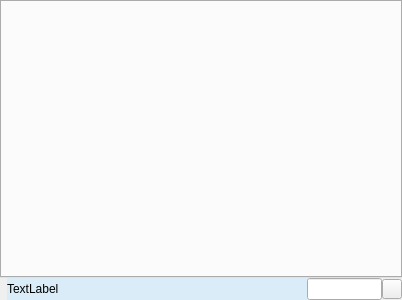
<?xml version="1.0" encoding="UTF-8"?>
<ui version="4.0">
 <class>FileExplorer</class>
 <widget class="QWidget" name="FileExplorer">
  <property name="geometry">
   <rect>
    <x>0</x>
    <y>0</y>
    <width>402</width>
    <height>300</height>
   </rect>
  </property>
  <property name="focusPolicy">
   <enum>Qt::ClickFocus</enum>
  </property>
  <property name="windowTitle">
   <string>Form</string>
  </property>
  <property name="locale">
   <locale language="English" country="UnitedStates"/>
  </property>
  <layout class="QGridLayout" name="gridLayout">
   <property name="margin">
    <number>0</number>
   </property>
   <property name="spacing">
    <number>0</number>
   </property>
   <item row="0" column="0">
    <layout class="QVBoxLayout" name="verticalLayout">
     <property name="spacing">
      <number>0</number>
     </property>
     <property name="sizeConstraint">
      <enum>QLayout::SetMaximumSize</enum>
     </property>
     <property name="bottomMargin">
      <number>0</number>
     </property>
     <item>
      <widget class="QTabWidget" name="tabWidgetFiles">
       <property name="sizePolicy">
        <sizepolicy hsizetype="Expanding" vsizetype="Expanding">
         <horstretch>0</horstretch>
         <verstretch>0</verstretch>
        </sizepolicy>
       </property>
       <property name="tabShape">
        <enum>QTabWidget::Rounded</enum>
       </property>
       <property name="currentIndex">
        <number>-1</number>
       </property>
       <property name="tabsClosable">
        <bool>true</bool>
       </property>
       <property name="movable">
        <bool>true</bool>
       </property>
      </widget>
     </item>
     <item>
      <layout class="QHBoxLayout" name="horizontalLayoutStatus">
       <property name="spacing">
        <number>0</number>
       </property>
       <property name="leftMargin">
        <number>7</number>
       </property>
       <property name="rightMargin">
        <number>0</number>
       </property>
       <item>
        <widget class="QLabel" name="labelStatus">
         <property name="sizePolicy">
          <sizepolicy hsizetype="Expanding" vsizetype="Preferred">
           <horstretch>0</horstretch>
           <verstretch>0</verstretch>
          </sizepolicy>
         </property>
         <property name="palette">
          <palette>
           <active>
            <colorrole role="WindowText">
             <brush brushstyle="SolidPattern">
              <color alpha="255">
               <red>0</red>
               <green>0</green>
               <blue>0</blue>
              </color>
             </brush>
            </colorrole>
            <colorrole role="Button">
             <brush brushstyle="SolidPattern">
              <color alpha="255">
               <red>217</red>
               <green>236</green>
               <blue>247</blue>
              </color>
             </brush>
            </colorrole>
            <colorrole role="Light">
             <brush brushstyle="SolidPattern">
              <color alpha="255">
               <red>255</red>
               <green>255</green>
               <blue>255</blue>
              </color>
             </brush>
            </colorrole>
            <colorrole role="Midlight">
             <brush brushstyle="SolidPattern">
              <color alpha="255">
               <red>236</red>
               <green>245</green>
               <blue>251</blue>
              </color>
             </brush>
            </colorrole>
            <colorrole role="Dark">
             <brush brushstyle="SolidPattern">
              <color alpha="255">
               <red>108</red>
               <green>118</green>
               <blue>123</blue>
              </color>
             </brush>
            </colorrole>
            <colorrole role="Mid">
             <brush brushstyle="SolidPattern">
              <color alpha="255">
               <red>145</red>
               <green>157</green>
               <blue>165</blue>
              </color>
             </brush>
            </colorrole>
            <colorrole role="Text">
             <brush brushstyle="SolidPattern">
              <color alpha="255">
               <red>0</red>
               <green>0</green>
               <blue>0</blue>
              </color>
             </brush>
            </colorrole>
            <colorrole role="BrightText">
             <brush brushstyle="SolidPattern">
              <color alpha="255">
               <red>255</red>
               <green>255</green>
               <blue>255</blue>
              </color>
             </brush>
            </colorrole>
            <colorrole role="ButtonText">
             <brush brushstyle="SolidPattern">
              <color alpha="255">
               <red>0</red>
               <green>0</green>
               <blue>0</blue>
              </color>
             </brush>
            </colorrole>
            <colorrole role="Base">
             <brush brushstyle="SolidPattern">
              <color alpha="255">
               <red>255</red>
               <green>255</green>
               <blue>255</blue>
              </color>
             </brush>
            </colorrole>
            <colorrole role="Window">
             <brush brushstyle="SolidPattern">
              <color alpha="255">
               <red>217</red>
               <green>236</green>
               <blue>247</blue>
              </color>
             </brush>
            </colorrole>
            <colorrole role="Shadow">
             <brush brushstyle="SolidPattern">
              <color alpha="255">
               <red>0</red>
               <green>0</green>
               <blue>0</blue>
              </color>
             </brush>
            </colorrole>
            <colorrole role="AlternateBase">
             <brush brushstyle="SolidPattern">
              <color alpha="255">
               <red>236</red>
               <green>245</green>
               <blue>251</blue>
              </color>
             </brush>
            </colorrole>
            <colorrole role="ToolTipBase">
             <brush brushstyle="SolidPattern">
              <color alpha="255">
               <red>255</red>
               <green>255</green>
               <blue>220</blue>
              </color>
             </brush>
            </colorrole>
            <colorrole role="ToolTipText">
             <brush brushstyle="SolidPattern">
              <color alpha="255">
               <red>0</red>
               <green>0</green>
               <blue>0</blue>
              </color>
             </brush>
            </colorrole>
           </active>
           <inactive>
            <colorrole role="WindowText">
             <brush brushstyle="SolidPattern">
              <color alpha="255">
               <red>0</red>
               <green>0</green>
               <blue>0</blue>
              </color>
             </brush>
            </colorrole>
            <colorrole role="Button">
             <brush brushstyle="SolidPattern">
              <color alpha="255">
               <red>217</red>
               <green>236</green>
               <blue>247</blue>
              </color>
             </brush>
            </colorrole>
            <colorrole role="Light">
             <brush brushstyle="SolidPattern">
              <color alpha="255">
               <red>255</red>
               <green>255</green>
               <blue>255</blue>
              </color>
             </brush>
            </colorrole>
            <colorrole role="Midlight">
             <brush brushstyle="SolidPattern">
              <color alpha="255">
               <red>236</red>
               <green>245</green>
               <blue>251</blue>
              </color>
             </brush>
            </colorrole>
            <colorrole role="Dark">
             <brush brushstyle="SolidPattern">
              <color alpha="255">
               <red>108</red>
               <green>118</green>
               <blue>123</blue>
              </color>
             </brush>
            </colorrole>
            <colorrole role="Mid">
             <brush brushstyle="SolidPattern">
              <color alpha="255">
               <red>145</red>
               <green>157</green>
               <blue>165</blue>
              </color>
             </brush>
            </colorrole>
            <colorrole role="Text">
             <brush brushstyle="SolidPattern">
              <color alpha="255">
               <red>0</red>
               <green>0</green>
               <blue>0</blue>
              </color>
             </brush>
            </colorrole>
            <colorrole role="BrightText">
             <brush brushstyle="SolidPattern">
              <color alpha="255">
               <red>255</red>
               <green>255</green>
               <blue>255</blue>
              </color>
             </brush>
            </colorrole>
            <colorrole role="ButtonText">
             <brush brushstyle="SolidPattern">
              <color alpha="255">
               <red>0</red>
               <green>0</green>
               <blue>0</blue>
              </color>
             </brush>
            </colorrole>
            <colorrole role="Base">
             <brush brushstyle="SolidPattern">
              <color alpha="255">
               <red>255</red>
               <green>255</green>
               <blue>255</blue>
              </color>
             </brush>
            </colorrole>
            <colorrole role="Window">
             <brush brushstyle="SolidPattern">
              <color alpha="255">
               <red>217</red>
               <green>236</green>
               <blue>247</blue>
              </color>
             </brush>
            </colorrole>
            <colorrole role="Shadow">
             <brush brushstyle="SolidPattern">
              <color alpha="255">
               <red>0</red>
               <green>0</green>
               <blue>0</blue>
              </color>
             </brush>
            </colorrole>
            <colorrole role="AlternateBase">
             <brush brushstyle="SolidPattern">
              <color alpha="255">
               <red>236</red>
               <green>245</green>
               <blue>251</blue>
              </color>
             </brush>
            </colorrole>
            <colorrole role="ToolTipBase">
             <brush brushstyle="SolidPattern">
              <color alpha="255">
               <red>255</red>
               <green>255</green>
               <blue>220</blue>
              </color>
             </brush>
            </colorrole>
            <colorrole role="ToolTipText">
             <brush brushstyle="SolidPattern">
              <color alpha="255">
               <red>0</red>
               <green>0</green>
               <blue>0</blue>
              </color>
             </brush>
            </colorrole>
           </inactive>
           <disabled>
            <colorrole role="WindowText">
             <brush brushstyle="SolidPattern">
              <color alpha="255">
               <red>108</red>
               <green>118</green>
               <blue>123</blue>
              </color>
             </brush>
            </colorrole>
            <colorrole role="Button">
             <brush brushstyle="SolidPattern">
              <color alpha="255">
               <red>217</red>
               <green>236</green>
               <blue>247</blue>
              </color>
             </brush>
            </colorrole>
            <colorrole role="Light">
             <brush brushstyle="SolidPattern">
              <color alpha="255">
               <red>255</red>
               <green>255</green>
               <blue>255</blue>
              </color>
             </brush>
            </colorrole>
            <colorrole role="Midlight">
             <brush brushstyle="SolidPattern">
              <color alpha="255">
               <red>236</red>
               <green>245</green>
               <blue>251</blue>
              </color>
             </brush>
            </colorrole>
            <colorrole role="Dark">
             <brush brushstyle="SolidPattern">
              <color alpha="255">
               <red>108</red>
               <green>118</green>
               <blue>123</blue>
              </color>
             </brush>
            </colorrole>
            <colorrole role="Mid">
             <brush brushstyle="SolidPattern">
              <color alpha="255">
               <red>145</red>
               <green>157</green>
               <blue>165</blue>
              </color>
             </brush>
            </colorrole>
            <colorrole role="Text">
             <brush brushstyle="SolidPattern">
              <color alpha="255">
               <red>108</red>
               <green>118</green>
               <blue>123</blue>
              </color>
             </brush>
            </colorrole>
            <colorrole role="BrightText">
             <brush brushstyle="SolidPattern">
              <color alpha="255">
               <red>255</red>
               <green>255</green>
               <blue>255</blue>
              </color>
             </brush>
            </colorrole>
            <colorrole role="ButtonText">
             <brush brushstyle="SolidPattern">
              <color alpha="255">
               <red>108</red>
               <green>118</green>
               <blue>123</blue>
              </color>
             </brush>
            </colorrole>
            <colorrole role="Base">
             <brush brushstyle="SolidPattern">
              <color alpha="255">
               <red>217</red>
               <green>236</green>
               <blue>247</blue>
              </color>
             </brush>
            </colorrole>
            <colorrole role="Window">
             <brush brushstyle="SolidPattern">
              <color alpha="255">
               <red>217</red>
               <green>236</green>
               <blue>247</blue>
              </color>
             </brush>
            </colorrole>
            <colorrole role="Shadow">
             <brush brushstyle="SolidPattern">
              <color alpha="255">
               <red>0</red>
               <green>0</green>
               <blue>0</blue>
              </color>
             </brush>
            </colorrole>
            <colorrole role="AlternateBase">
             <brush brushstyle="SolidPattern">
              <color alpha="255">
               <red>217</red>
               <green>236</green>
               <blue>247</blue>
              </color>
             </brush>
            </colorrole>
            <colorrole role="ToolTipBase">
             <brush brushstyle="SolidPattern">
              <color alpha="255">
               <red>255</red>
               <green>255</green>
               <blue>220</blue>
              </color>
             </brush>
            </colorrole>
            <colorrole role="ToolTipText">
             <brush brushstyle="SolidPattern">
              <color alpha="255">
               <red>0</red>
               <green>0</green>
               <blue>0</blue>
              </color>
             </brush>
            </colorrole>
           </disabled>
          </palette>
         </property>
         <property name="autoFillBackground">
          <bool>true</bool>
         </property>
         <property name="text">
          <string>TextLabel</string>
         </property>
        </widget>
       </item>
       <item>
        <widget class="QLineEdit" name="lineEditQuickFilter">
         <property name="maximumSize">
          <size>
           <width>75</width>
           <height>16777215</height>
          </size>
         </property>
        </widget>
       </item>
       <item>
        <widget class="QPushButton" name="pushButtonQuickFilter">
         <property name="minimumSize">
          <size>
           <width>20</width>
           <height>20</height>
          </size>
         </property>
         <property name="maximumSize">
          <size>
           <width>20</width>
           <height>20</height>
          </size>
         </property>
         <property name="palette">
          <palette>
           <active>
            <colorrole role="WindowText">
             <brush brushstyle="SolidPattern">
              <color alpha="255">
               <red>0</red>
               <green>0</green>
               <blue>0</blue>
              </color>
             </brush>
            </colorrole>
            <colorrole role="Text">
             <brush brushstyle="SolidPattern">
              <color alpha="255">
               <red>0</red>
               <green>0</green>
               <blue>0</blue>
              </color>
             </brush>
            </colorrole>
            <colorrole role="BrightText">
             <brush brushstyle="SolidPattern">
              <color alpha="255">
               <red>255</red>
               <green>255</green>
               <blue>255</blue>
              </color>
             </brush>
            </colorrole>
            <colorrole role="ButtonText">
             <brush brushstyle="SolidPattern">
              <color alpha="255">
               <red>0</red>
               <green>0</green>
               <blue>0</blue>
              </color>
             </brush>
            </colorrole>
            <colorrole role="Base">
             <brush brushstyle="SolidPattern">
              <color alpha="255">
               <red>255</red>
               <green>255</green>
               <blue>255</blue>
              </color>
             </brush>
            </colorrole>
            <colorrole role="ToolTipBase">
             <brush brushstyle="SolidPattern">
              <color alpha="255">
               <red>255</red>
               <green>255</green>
               <blue>220</blue>
              </color>
             </brush>
            </colorrole>
            <colorrole role="ToolTipText">
             <brush brushstyle="SolidPattern">
              <color alpha="255">
               <red>0</red>
               <green>0</green>
               <blue>0</blue>
              </color>
             </brush>
            </colorrole>
           </active>
           <inactive>
            <colorrole role="WindowText">
             <brush brushstyle="SolidPattern">
              <color alpha="255">
               <red>0</red>
               <green>0</green>
               <blue>0</blue>
              </color>
             </brush>
            </colorrole>
            <colorrole role="Text">
             <brush brushstyle="SolidPattern">
              <color alpha="255">
               <red>0</red>
               <green>0</green>
               <blue>0</blue>
              </color>
             </brush>
            </colorrole>
            <colorrole role="BrightText">
             <brush brushstyle="SolidPattern">
              <color alpha="255">
               <red>255</red>
               <green>255</green>
               <blue>255</blue>
              </color>
             </brush>
            </colorrole>
            <colorrole role="ButtonText">
             <brush brushstyle="SolidPattern">
              <color alpha="255">
               <red>0</red>
               <green>0</green>
               <blue>0</blue>
              </color>
             </brush>
            </colorrole>
            <colorrole role="Base">
             <brush brushstyle="SolidPattern">
              <color alpha="255">
               <red>255</red>
               <green>255</green>
               <blue>255</blue>
              </color>
             </brush>
            </colorrole>
            <colorrole role="ToolTipBase">
             <brush brushstyle="SolidPattern">
              <color alpha="255">
               <red>255</red>
               <green>255</green>
               <blue>220</blue>
              </color>
             </brush>
            </colorrole>
            <colorrole role="ToolTipText">
             <brush brushstyle="SolidPattern">
              <color alpha="255">
               <red>0</red>
               <green>0</green>
               <blue>0</blue>
              </color>
             </brush>
            </colorrole>
           </inactive>
           <disabled>
            <colorrole role="WindowText">
             <brush brushstyle="SolidPattern">
              <color alpha="255">
               <red>127</red>
               <green>0</green>
               <blue>0</blue>
              </color>
             </brush>
            </colorrole>
            <colorrole role="Text">
             <brush brushstyle="SolidPattern">
              <color alpha="255">
               <red>127</red>
               <green>0</green>
               <blue>0</blue>
              </color>
             </brush>
            </colorrole>
            <colorrole role="BrightText">
             <brush brushstyle="SolidPattern">
              <color alpha="255">
               <red>255</red>
               <green>255</green>
               <blue>255</blue>
              </color>
             </brush>
            </colorrole>
            <colorrole role="ButtonText">
             <brush brushstyle="SolidPattern">
              <color alpha="255">
               <red>127</red>
               <green>0</green>
               <blue>0</blue>
              </color>
             </brush>
            </colorrole>
            <colorrole role="Base">
             <brush brushstyle="SolidPattern">
              <color alpha="255">
               <red>255</red>
               <green>0</green>
               <blue>0</blue>
              </color>
             </brush>
            </colorrole>
            <colorrole role="ToolTipBase">
             <brush brushstyle="SolidPattern">
              <color alpha="255">
               <red>255</red>
               <green>255</green>
               <blue>220</blue>
              </color>
             </brush>
            </colorrole>
            <colorrole role="ToolTipText">
             <brush brushstyle="SolidPattern">
              <color alpha="255">
               <red>0</red>
               <green>0</green>
               <blue>0</blue>
              </color>
             </brush>
            </colorrole>
           </disabled>
          </palette>
         </property>
         <property name="toolTip">
          <string>Enable/Disable QuickFilter</string>
         </property>
         <property name="text">
          <string/>
         </property>
         <property name="icon">
          <iconset>
           <normaloff>:/images/images/filter16.png</normaloff>:/images/images/filter16.png</iconset>
         </property>
         <property name="checkable">
          <bool>true</bool>
         </property>
         <property name="flat">
          <bool>false</bool>
         </property>
        </widget>
       </item>
      </layout>
     </item>
    </layout>
   </item>
  </layout>
 </widget>
 <resources/>
 <connections>
  <connection>
   <sender>tabWidgetFiles</sender>
   <signal>tabCloseRequested(int)</signal>
   <receiver>FileExplorer</receiver>
   <slot>closeTabButtonPressed(int)</slot>
   <hints>
    <hint type="sourcelabel">
     <x>199</x>
     <y>138</y>
    </hint>
    <hint type="destinationlabel">
     <x>199</x>
     <y>149</y>
    </hint>
   </hints>
  </connection>
 </connections>
 <slots>
  <slot>closeTabButtonPressed(int)</slot>
 </slots>
</ui>
